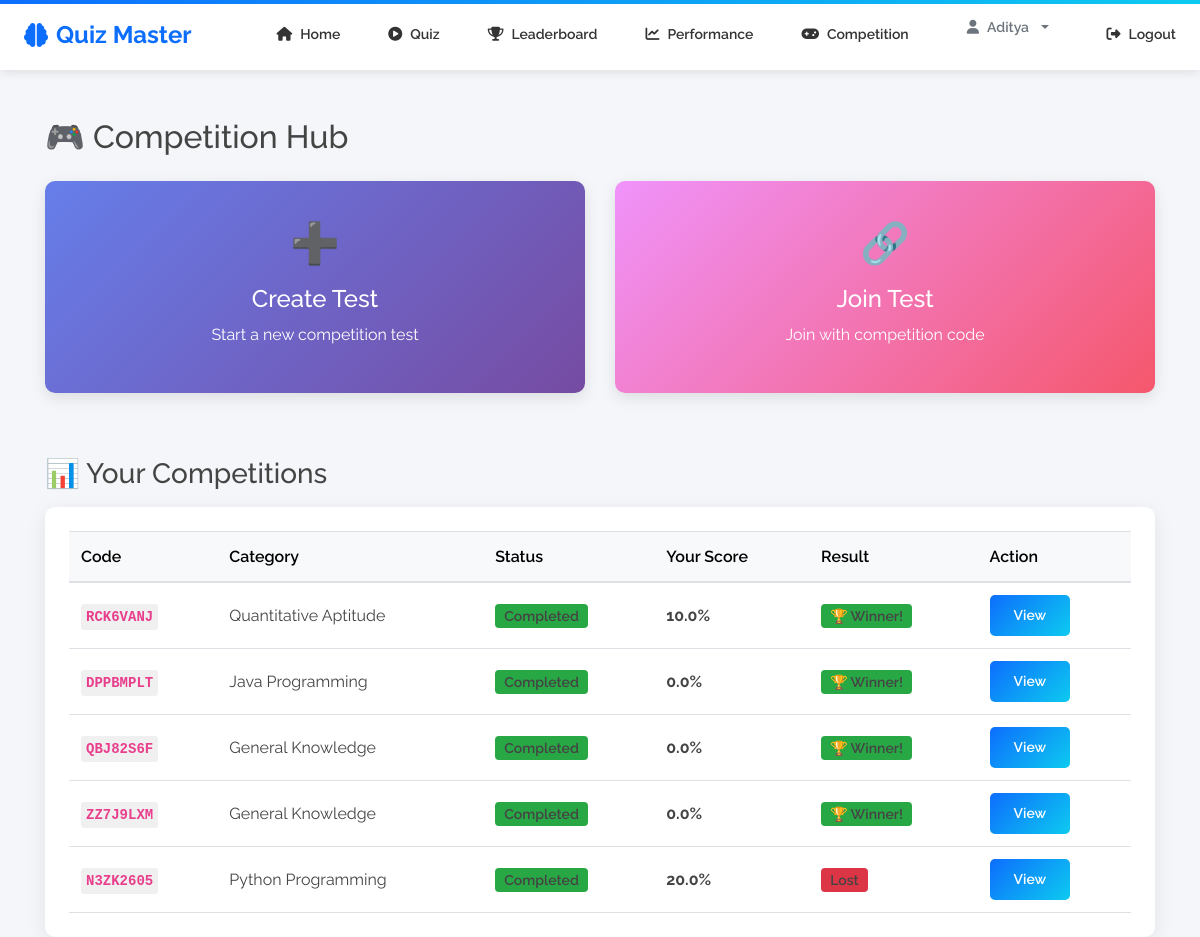
Screenshot of /competition/ (signed in) with the database file from the repository.
### app/models.py (models this page shows, shortened)
class User(UserMixin, db.Model):
    id = db.Column(db.Integer, primary_key=True)
    username = db.Column(db.String(80), unique=True, nullable=False)
    email = db.Column(db.String(120), unique=True, nullable=True)
    password_hash = db.Column(db.String(128), nullable=False)
    role = db.Column(db.String(20), default=Role.USER)
    attempts = db.relationship('Attempt', backref='user', lazy=True)
    def is_admin(self):
        return self.role == Role.ADMIN

class Competition(db.Model):
    __tablename__ = 'competition'
    id = db.Column(db.Integer, primary_key=True)
    code = db.Column(db.String(8), unique=True, nullable=False, index=True)  # Unique join code
    creator_id = db.Column(db.Integer, db.ForeignKey('user.id'), nullable=False)
    category_id = db.Column(db.Integer, db.ForeignKey('category.id'), nullable=False)
    difficulty = db.Column(db.String(20), nullable=False)  # Easy, Medium, Hard
    num_questions = db.Column(db.Integer, default=10)
    time_limit = db.Column(db.Integer, default=600)  # seconds
    status = db.Column(db.String(20), default='waiting')  # waiting, in_progress, completed
    created_at = db.Column(db.DateTime, default=datetime.utcnow)
    started_at = db.Column(db.DateTime, nullable=True)
    ended_at = db.Column(db.DateTime, nullable=True)
    winner_id = db.Column(db.Integer, db.ForeignKey('user.id'), nullable=True)
    creator = db.relationship('User', foreign_keys=[creator_id], backref='competitions_created')
    category = db.relationship('Category', backref='competitions')
    winner = db.relationship('User', foreign_keys=[winner_id])
    attempts = db.relationship('CompetitionAttempt', cascade='all, delete-orphan', lazy=True)

class Category(db.Model):
    id = db.Column(db.Integer, primary_key=True)
    name = db.Column(db.String(80), unique=True, nullable=False)
    questions = db.relationship('Question', backref='category', lazy=True)

class CompetitionAttempt(db.Model):
    __tablename__ = 'competition_attempt'
    id = db.Column(db.Integer, primary_key=True)
    competition_id = db.Column(db.Integer, db.ForeignKey('competition.id'), nullable=False)
    user_id = db.Column(db.Integer, db.ForeignKey('user.id'), nullable=False)
    score = db.Column(db.Float, default=0.0)  # percentage
    correct_answers = db.Column(db.Integer, default=0)
    total_questions = db.Column(db.Integer)
    time_taken = db.Column(db.Integer, nullable=True)  # seconds
    status = db.Column(db.String(20), default='in_progress')  # in_progress, completed
    started_at = db.Column(db.DateTime, default=datetime.utcnow)
    completed_at = db.Column(db.DateTime, nullable=True)
    answers = db.Column(db.JSON, default={})  # {question_id: selected_option}
    user = db.relationship('User', backref='competition_attempts', lazy=True)
    competition = db.relationship('Competition', backref='user_attempts', lazy=True)

### app/competition/routes.py (the view)
@competition_bp.route('/')
@login_required
def competition_menu():
    now = datetime.utcnow()
    stale_cutoff = now.timestamp() - 180  # 3 minutes in seconds
    stale_comps = Competition.query.filter(
        Competition.status == 'waiting',
        Competition.created_at < datetime.utcfromtimestamp(stale_cutoff)
    ).all()
    for comp in stale_comps:
        db.session.delete(comp)
    if stale_comps:
        db.session.commit()
    user_competitions = Competition.query.filter(
        ((Competition.creator_id == current_user.id) |
         (Competition.user_attempts.any(CompetitionAttempt.user_id == current_user.id)))
    ).all()
    filtered_comps = []
    for comp in user_competitions:
        if comp.status == 'completed':
            filtered_comps.append(comp)
        elif comp.status == 'in_progress':
            user_attempt = next((a for a in comp.user_attempts if a.user_id == current_user.id), None)
            if user_attempt and user_attempt.status != 'completed':
                filtered_comps.append(comp)
        elif comp.status == 'waiting':
            if comp.creator_id == current_user.id:
                if (now - comp.created_at).total_seconds() < 180:
                    filtered_comps.append(comp)
    return render_template('competition/competition_menu.html', competitions=filtered_comps)

### app/models.py (called while the page is built)
@login_manager.user_loader
def load_user(user_id):
    return User.query.get(int(user_id))

### app/templates/competition/competition_menu.html (shortened to what this page needs)
{% extends 'base.html' %}
{% block content %}
<div class="container mt-5">
    <div class="row">
        <div class="col-md-12">
            <h2 class="mb-4">🎮 Competition Hub</h2>
            <div class="row mb-5">
                <div class="col-md-6 mb-3">
                    <a href="{{ url_for('competition.create_competition') }}" class="card-link">
                        <div class="competition-action-card" style="background: linear-gradient(135deg, #667eea 0%, #764ba2 100%);">
                            <div class="action-icon">➕</div>
                            <h4>Create Test</h4>
                            <p>Start a new competition test</p>
                        </div>
                    </a>
                </div>
                <div class="col-md-6 mb-3">
                    <a href="{{ url_for('competition.join_competition') }}" class="card-link">
                        <div class="competition-action-card" style="background: linear-gradient(135deg, #f093fb 0%, #f5576c 100%);">
                            <div class="action-icon">🔗</div>
                            <h4>Join Test</h4>
                            <p>Join with competition code</p>
                        </div>
                    </a>
                </div>
            </div>
            {% if competitions %}
            <h3 class="mt-5 mb-3">📊 Your Competitions</h3>
            <div class="table-responsive">
                <table class="table table-hover">
                    <thead style="background-color: #f6f8fc; color: rgb(0, 0, 0);">
                        <tr>
                            <th>Code</th>
                            <th>Category</th>
                            <th>Status</th>
                            <th>Your Score</th>
                            <th>Result</th>
                            <th>Action</th>
                        </tr>
                    </thead>
                    <tbody>
                        {% for comp in competitions %}
                        {% set user_attempt = comp.user_attempts | selectattr('user_id', 'equalto', current_user.id) | first %}
                        {% if comp.status == 'completed' %}
                        <tr>
                            <td><code style="font-weight: bold; background: #f0f0f0; padding: 5px; border-radius: 3px;">{{ comp.code }}</code></td>
                            <td>{{ comp.category.name }}</td>
                            <td>
                                <span class="badge" style="background-color: {% if comp.status == 'completed' %}#28a745{% elif comp.status == 'in_progress' %}#ffc107{% else %}#17a2b8{% endif %};">
                                    {{ comp.status.title() }}
                                </span>
                            </td>
                            <td>
                                {% if user_attempt %}
                                    <strong>{{ "%.1f"|format(user_attempt.score) }}%</strong>
                                {% else %}
                                    -
                                {% endif %}
                            </td>
                            <td>
                                {% if comp.status == 'completed' %}
                                    {% if comp.winner_id == current_user.id %}
                                        <span class="badge bg-success">🏆 Winner!</span>
                                    {% else %}
                                        <span class="badge bg-danger">Lost</span>
                                    {% endif %}
                                {% else %}
                                    -
                                {% endif %}
                            </td>
                            <td>
                                <a href="{{ url_for('competition.competition_results', code=comp.code) }}" class="btn btn-sm btn-primary">View</a>
                            </td>
                        </tr>
                        {% endif %}
                        {% endfor %}
                    </tbody>
                </table>
            </div>
            {% else %}
            <div class="alert alert-info">
                📝 No competitions yet. Start your first competition!
            </div>
            {% endif %}
        </div>
    </div>
</div>
{% endblock %}

### app/templates/base.html (shortened to what this page needs)
<!doctype html>
<html lang="en">
    <head>
        <link rel="stylesheet" href="https://maxcdn.bootstrapcdn.com/bootstrap/4.0.0/css/bootstrap.min.css">
        <link rel="stylesheet" href="https://cdnjs.cloudflare.com/ajax/libs/font-awesome/6.0.0/css/all.min.css">
        <link rel="stylesheet" href="{{ url_for('static', filename='css/professional.css') }}">
        <link rel="stylesheet" href="{{ url_for('static', filename='css/custom.css') }}">
        <link rel="stylesheet" href="{{ url_for('static', filename='css/leaderboard_vertical.css') }}">
    </head>
    <body>
    <nav>
        <div class="nav-brand">
            <i class="fas fa-brain"></i> Quiz Master
        </div>
        <div class="nav-links">
            <a href="{{ url_for('home') }}"><i class="fas fa-home"></i> Home</a>
            {%- if not current_user.is_authenticated -%}
            <a href="{{ url_for('auth.login') }}"><i class="fas fa-sign-in-alt"></i> Login</a>
            <a href="{{ url_for('auth.register') }}"><i class="fas fa-user-plus"></i> Register</a>
            <a href="{{ url_for('auth.admin_login') }}"><i class="fas fa-user-shield"></i> Admin Login</a>
            {%- else -%}
                {%- if current_user.is_admin() -%}
                <a href="{{ url_for('admin.index') }}"><i class="fas fa-cog"></i> Admin</a>
                <a href="{{ url_for('admin.competitions_view') }}"><i class="fas fa-gamepad"></i> Competitions</a>
                <a href="{{ url_for('admin.user_progress') }}"><i class="fas fa-chart-bar"></i> User Progress</a>
                <a href="{{ url_for('admin.feedback') }}"><i class="fas fa-comment-alt"></i> Feedback</a>
                <a href="{{ url_for('quiz.leaderboard') }}"><i class="fas fa-trophy"></i> Leaderboard</a>
                {%- else -%}
                <a href="{{ url_for('quiz.select') }}"><i class="fas fa-play-circle"></i> Quiz</a>
                <a href="{{ url_for('quiz.leaderboard') }}"><i class="fas fa-trophy"></i> Leaderboard</a>
                <a href="{{ url_for('quiz.performance_dashboard') }}"><i class="fas fa-chart-line"></i> Performance</a>
                <a href="{{ url_for('competition.competition_menu') }}"><i class="fas fa-gamepad"></i> Competition</a>
                {%- endif -%}
            <div class="dropdown" style="display: inline-block; margin: 0 10px;">
                <button class="btn btn-sm btn-outline-secondary dropdown-toggle" type="button" id="profileDropdown" data-toggle="dropdown" aria-haspopup="true" aria-expanded="false">
                    <i class="fas fa-user"></i> {{ current_user.username }}
                </button>
            </div>
            <a href="{{ url_for('auth.logout') }}"><i class="fas fa-sign-out-alt"></i> Logout</a>
            {%- endif -%}
        </div>
    </nav>
    {% block content %}{% endblock %}
    </body>
</html>

### app/static/css/professional.css (style rules this page uses)
:root { --primary-color: #0d6efd; --secondary-color: #6c757d; --success-color: #198754; --danger-color: #dc3545; --warning-color: #ffc107; --light-color: #f8f9fa; --dark-color: #212529; }
* { margin: 0; padding: 0; box-sizing: border-box; }
body { font-family: 'Raleway', 'Segoe UI', sans-serif; background-color: #f4f6f9; color: #444; line-height: 1.6; }
nav { background: #fff; box-shadow: 0 2px 10px rgba(0, 0, 0, 0.1); padding: 0 !important; position: sticky; top: 0; z-index: 100; display: flex !important; justify-content: space-between !important; align-items: center !important; }
nav::before { content: ''; position: absolute; top: 0; left: 0; right: 0; height: 4px; background: linear-gradient(to right, #0d6efd, #0dcaf0); }
.nav-brand { font-size: 24px; font-weight: 700; color: #0d6efd; display: flex; align-items: center; gap: 0.5rem; margin: 0 !important; padding: 1rem 1.5rem !important; }
.nav-links { list-style: none !important; display: flex !important; gap: 0 !important; margin: 0 !important; padding: 0 !important; }
.nav-links { display: flex !important; gap: 0 !important; margin: 0 !important; padding: 0 !important; }
.nav-links a { display: flex; align-items: center; gap: 0.5rem; padding: 1rem 1.5rem !important; text-decoration: none !important; color: #333 !important; font-weight: 600; font-size: 14px; transition: all 0.3s ease; border-bottom: 3px solid transparent; }
.btn { padding: 10px 24px !important; border-radius: 5px !important; font-weight: 600 !important; border: none !important; transition: all 0.3s ease !important; font-size: 14px; display: inline-flex; align-items: center; gap: 0.5rem; }
.btn-primary { background: linear-gradient(135deg, #0d6efd, #0dcaf0) !important; color: white !important; }
.table-responsive { background: white; border-radius: 10px; box-shadow: 0 5px 20px rgba(0, 0, 0, 0.08); padding: 1.5rem; }
.table { margin-bottom: 0 !important; }
.table thead { background: linear-gradient(135deg, #0d6efd, #0dcaf0); color: white; }
.table tbody tr { border-bottom: 1px solid #e0e0e0; transition: all 0.3s ease; }
.table-responsive { width: 100%; overflow-x: auto; }
body { overflow-x: hidden; }

### app/static/css/custom.css (style rules this page uses)
.table th { background-color: #f8f9fa; font-weight: 600; border-bottom: 2px solid #dee2e6; }
.table td { vertical-align: middle; }
.badge { padding: 0.35em 0.65em; font-size: 0.875em; font-weight: 600; border-radius: 0.25rem; }

### app/templates/competition/competition_menu.html (style rules this page uses)
.card-link { text-decoration: none; color: inherit; }
.competition-action-card { color: white; padding: 30px; border-radius: 10px; text-align: center; cursor: pointer; transition: transform 0.3s ease, box-shadow 0.3s ease; box-shadow: 0 5px 15px rgba(0,0,0,0.1); }
.action-icon { font-size: 40px; margin-bottom: 10px; }

### rows the page displays
User: username "Aditya"
Competition: code "RCK6VANJ", category.name "Quantitative Aptitude", status "Completed", shows "🏆 Winner!"
CompetitionAttempt: score "10.0"
Competition: code "DPPBMPLT", category.name "Java Programming", status "Completed", shows "🏆 Winner!"
CompetitionAttempt: score "0.0"
Competition: code "QBJ82S6F", category.name "General Knowledge", status "Completed", shows "🏆 Winner!"
CompetitionAttempt: score "0.0"
Competition: code "ZZ7J9LXM", category.name "General Knowledge", status "Completed", shows "🏆 Winner!"
CompetitionAttempt: score "0.0"
Competition: code "N3ZK2605", category.name "Python Programming", status "Completed", shows "Lost"
CompetitionAttempt: score "20.0"
